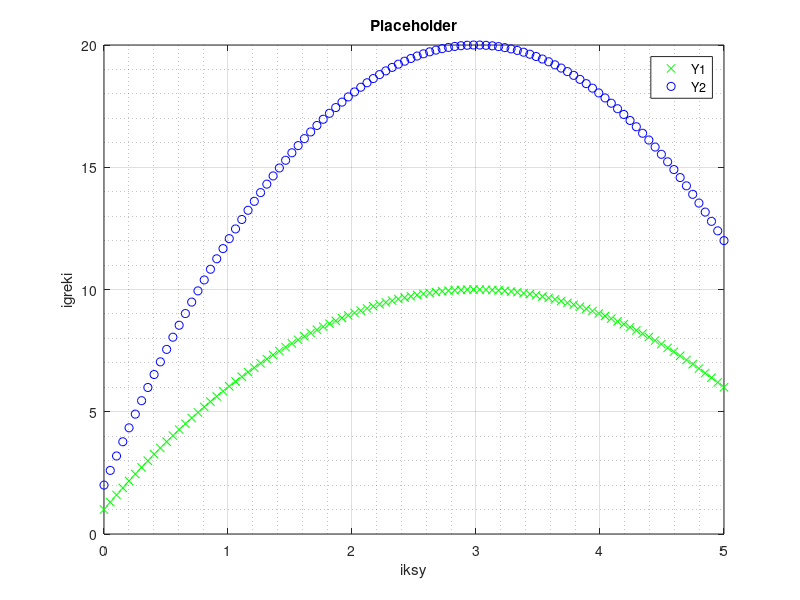

MATLAB code for this plot:
% quadratic function

clc, clearvars, close all

x = linspace(0, 5);
y = (-(x - 3).^2) + 10;   % anonymous function
y2 = @(x) (-(x - 3).^2) + 10;

% plot(x, y)    % draws a line
% plot(x, y, '*') % draws points instead of a line

[maxVal, index] = max(y)    % max value and it's index
y2(2.137)

figure(1)
plot(x, y, 'gx')
xlabel('x'), ylabel("Ooo Panie, to Ty na mnie spojrzałeś!"), 
title("Jak to jest być skrybą, dobrze?")
grid on

hold on
% figure(2) % Puts the plot in the separate window
plot(x, 2*y, 'bo')
xlabel('iksy'), ylabel('igreki'), title("Placeholder")
grid minor

legend("Y1", "Y2")
